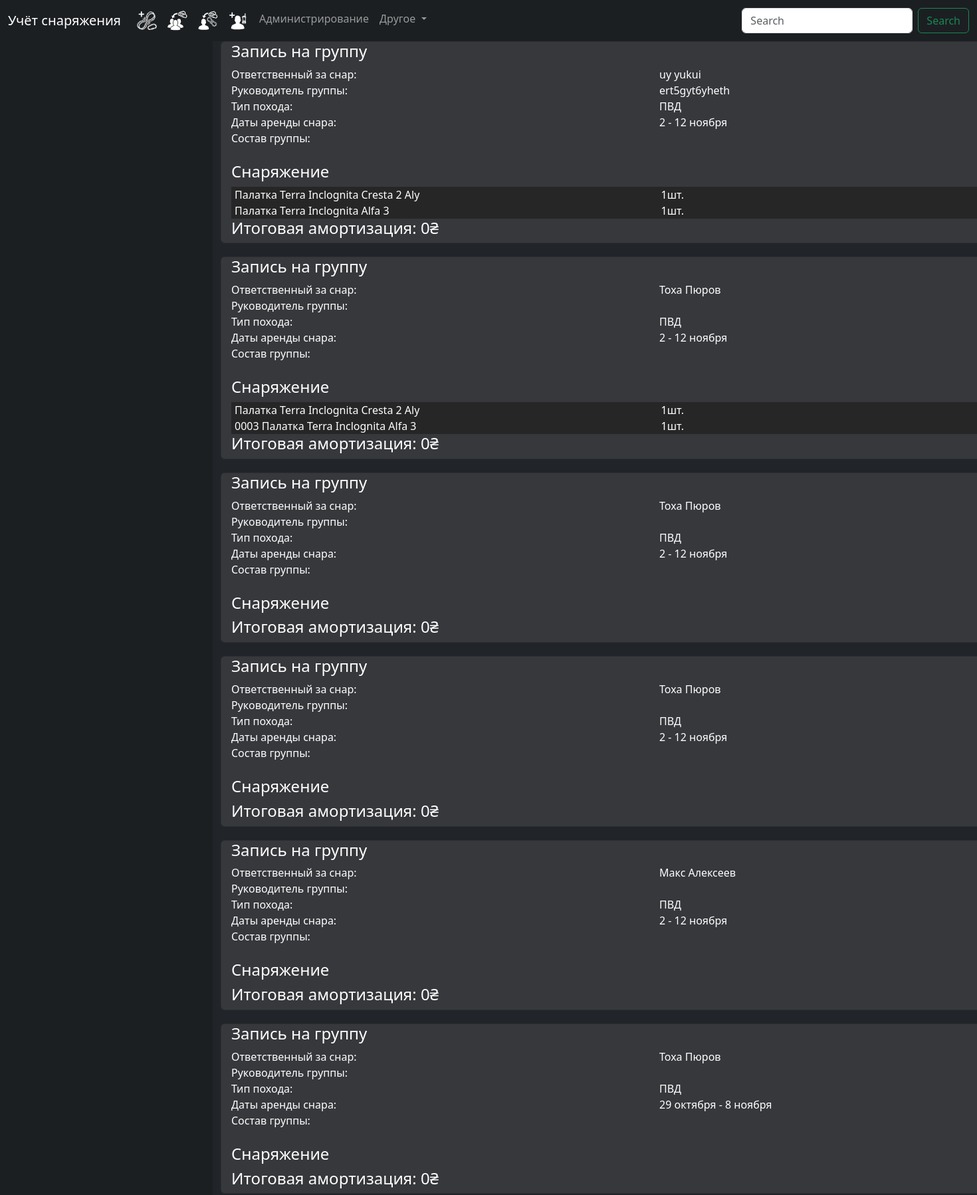
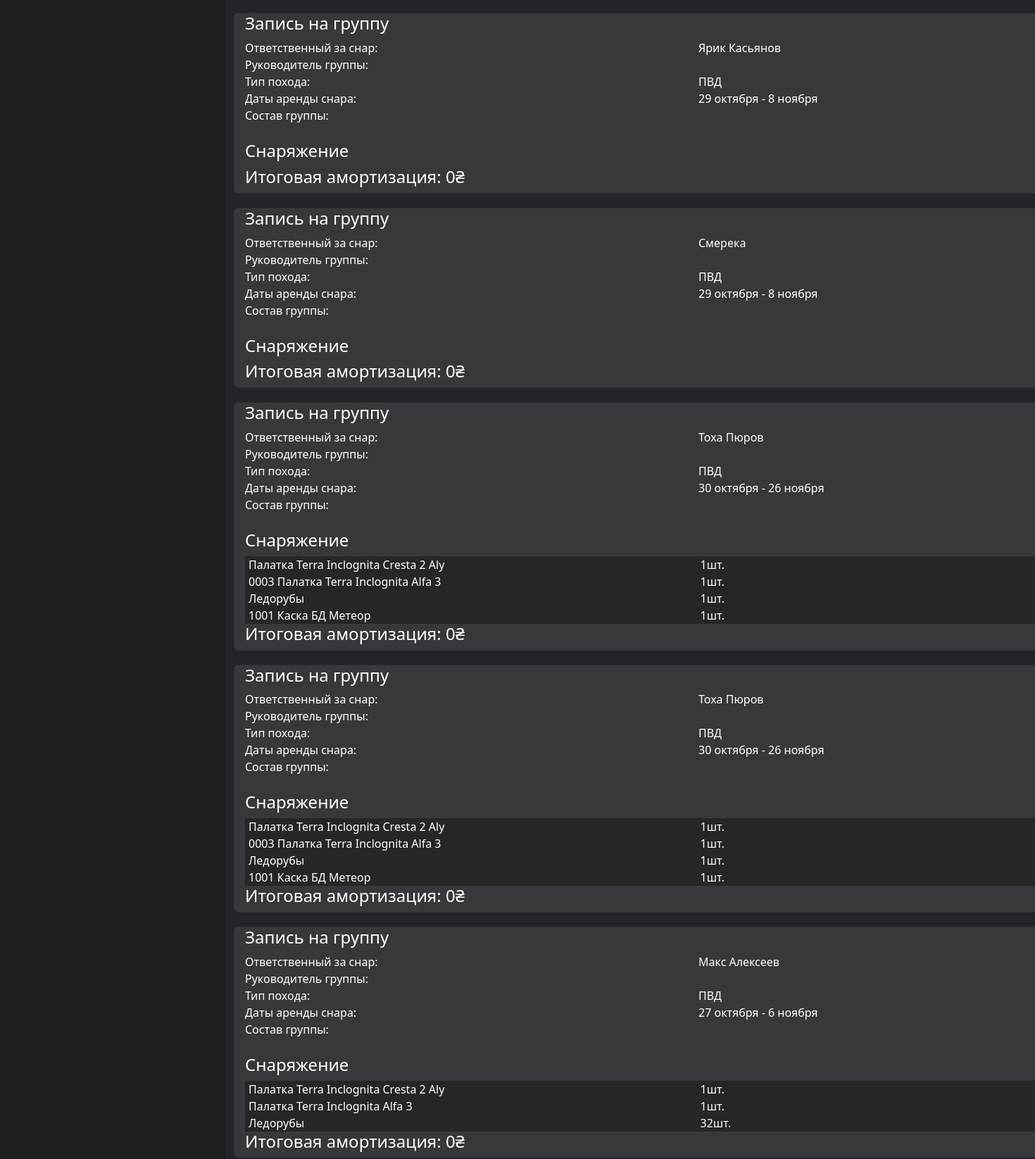
The page / (upper part) on the database its author committed (2 pictures, top to bottom).
### KaptyorkaApp/models.py (models this page shows)
class GroupAccounting(models.Model):
    lead_name = models.CharField(max_length=250, default='Смерека')
    type_of_hike = models.CharField(
        max_length=15, choices=TYPE_OF_HIKE, default="ПВД")
    responsible_person = models.ForeignKey(
        Contact, null=True, default=None, related_name="responsible_person", on_delete=models.CASCADE)
    group_members = models.CharField(
        max_length=1000, choices=TYPE_OF_HIKE, default="ПВД")
    start_date = models.DateField(default="2021-01-02")
    end_date = models.DateField(default="2021-01-02")
    equipment = models.ManyToManyField(Equipment)
    archived = models.BooleanField(default=False)

class Contact(models.Model):
    name = models.CharField(max_length=250, default='Смерека')
    is_club_member = models.BooleanField(default=False)
    phone_number = models.CharField(max_length=30, blank=True)

class RentedEquipment(models.Model):
    equipment = models.ForeignKey(Equipment, null=True, default=None, related_name="equipment", on_delete=models.CASCADE)
    amount = models.IntegerField(default=1, blank=True)
    type_of_accounting = models.CharField(max_length=15, choices=TYPE_OF_ACCOUNTING, default="GroupAccounting")
    user_accounting = models.ForeignKey(
        UserAccounting, null=True, default=None, on_delete=models.CASCADE)
    group_accounting = models.ForeignKey(
        GroupAccounting, null=True, default=None, on_delete=models.CASCADE)

class Equipment(models.Model):
    name = models.CharField(max_length=250, default='карабин')
    path = models.CharField(max_length=50, default='горное')
    unique = models.BooleanField(default=True)
    number = models.IntegerField(default=1, blank=True)
    price_per_day = models.IntegerField(default=0, blank=True)
    price = models.IntegerField(default=0, blank=True)
    price_for_members = models.IntegerField(default=0, blank=True)
    description = models.CharField(max_length=1000, default='', null=True)

### KaptyorkaApp/views.py (the view)
# urls.py: path("", HomePage.as_view(), name="home"),
class HomePage(View):
    def get(self, request):
        context = base_context(request, title='Home')
        group_accountings_list = list(GroupAccounting.objects.order_by("-id")[:30])
        group_accountings = list(map(lambda acc: (acc, beauty_date_interval(acc.start_date, acc.end_date), RentedEquipment.objects.filter(group_accounting = acc)), group_accountings_list))
        user_accountings_list = list(UserAccounting.objects.order_by("-id")[:30])
        user_accountings = list(map(lambda acc: (acc, beauty_date_interval(acc.start_date, acc.end_date), RentedEquipment.objects.filter(group_accounting = acc)), user_accountings_list))
        context["accountings"] = user_accountings+group_accountings
        return render(request, "home.html", context)

### KaptyorkaApp/views.py (called while the page is built)
def base_context(request, **args):
    context = {}
    user = request.user
    context['title'] = 'none'
    context['header'] = 'none'
    context['error'] = 0
    if args != None:
        for arg in args:
            context[arg] = args[arg]
    return context

def beauty_date_interval(date1: datetime, date2: datetime, show_year=False, show_if_this_year=False):
    months = ['января', 'февраля', 'марта', 'апреля', 'мая', 'июня',
              'июля', 'августа', 'сентября', 'октября', 'ноября', 'декабря']
    result = ''
    result += str(date1.day) + ' '
    if (date1.day, date1.month, date1.year) == (date2.day, date2.month, date2.year):
        result += months[date1.month-1]
    else:
        if date1.month == date2.month:
            result += '- '+str(date2.day) + ' ' + months[date1.month-1]
        else:
            result += months[date1.month-1]+' - ' + \
                str(date2.day) + ' '+months[date2.month-1]
    if show_year:
        if show_if_this_year:
            result+= ', '+str(date1.year)
        else:
            if date1.year != datetime.now().year:
                result+= ', '+str(date1.year)
    return result

### KaptyorkaApp/templates/home.html (shortened to what this page needs)
{% extends 'base.html' %}
{% block content %}
{% load static %}
<link rel="stylesheet" href="{% static 'css/form.css' %}" />
<link rel="stylesheet" href="{% static 'css/home.css' %}" />
<div>
    <div class="card-body">
        {% for acc in accountings %}
        <div class="card dark accounting-card">
            <h4>Запись на группу</h4>
            <div class="row">
                <div class="col">
                    <div>Ответственный за снар: </div>
                </div>
                <div class="col">
                    <div class="confirmation-data">{{ acc.0.responsible_person.name }}</div>
                </div>
            </div>
            <div class="row">
                <div class="col">
                    <div>Руководитель группы: </div>
                </div>
                <div class="col">
                    <div class="confirmation-data">{{ acc.0.lead_name }}</div>
                </div>
            </div>
            <div class="row">
                <div class="col">
                    <div>Тип похода: </div>
                </div>
                <div class="col">
                    <div class="confirmation-data">{{ acc.0.type_of_hike }}</div>
                </div>
            </div>
            <div class="row">
                <div class="col">
                    <div>Даты аренды снара: </div>
                </div>
                <div class="col">
                    <div class="confirmation-data">{{ acc.1 }}</div>
                </div>
            </div>
            <div class="row">
                <div class="col">
                    <div>Состав группы: </div>
                </div>
                <div class="col">
                </div>
            </div>
            <br>
            <h4>Снаряжение</h4>
            {% for eq in acc.2 %}
            <div class="col selectedEquipmentTable">
                <div class="row" id="CData`+ id + `">
                    <div class="col CDataMainCol">
                        {{ eq.equipment.name }}
                    </div>
                    <div class="col-sm CDataCol">
                        {{ eq.amount }}шт.
                    </div>
                </div>
            </div>
            {% endfor %}
            <div class="col">
                <h4 id="priceCDataField">Итоговая амортизация: 0₴</h4>
            </div>
        </div>
        {% endfor %}
    </div>
</div>
</div>
{% endblock %}

### KaptyorkaApp/static/css/base.css (style rules this page uses)
body { background-color: #1b1f22; }

### KaptyorkaApp/static/css/form.css (style rules this page uses)
.dark { background-color: #333333; color: white; }

### KaptyorkaApp/static/css/home.css (style rules this page uses)
.selectedEquipmentTable { background-color: #262626; padding-left: 5px; }
.accounting-card { background-color: #37383c; margin-bottom: 20px; padding-left: 15px; padding-right: 15px; }

### rows shown on the page
GroupAccounting: responsible_person.name "uy yukui", lead_name "ert5gyt6yheth", type_of_hike "ПВД", acc "2 - 12 ноября"
RentedEquipment: equipment.name "Палатка Terra Inclognita Cresta 2 Aly", amount "1"
RentedEquipment: equipment.name "Палатка Terra Inclognita Alfa 3", amount "1"
GroupAccounting: responsible_person.name "Тоха Пюров", type_of_hike "ПВД", acc "2 - 12 ноября"
RentedEquipment: equipment.name "Палатка Terra Inclognita Cresta 2 Aly", amount "1"
RentedEquipment: equipment.name "0003 Палатка Terra Inclognita Alfa 3", amount "1"
GroupAccounting: responsible_person.name "Тоха Пюров", type_of_hike "ПВД", acc "2 - 12 ноября"
GroupAccounting: responsible_person.name "Тоха Пюров", type_of_hike "ПВД", acc "2 - 12 ноября"
GroupAccounting: responsible_person.name "Макс Алексеев", type_of_hike "ПВД", acc "2 - 12 ноября"
GroupAccounting: responsible_person.name "Тоха Пюров", type_of_hike "ПВД", acc "29 октября - 8 ноября"
GroupAccounting: responsible_person.name "Ярик Касьянов", type_of_hike "ПВД", acc "29 октября - 8 ноября"
GroupAccounting: responsible_person.name "Смерека", type_of_hike "ПВД", acc "29 октября - 8 ноября"
GroupAccounting: responsible_person.name "Тоха Пюров", type_of_hike "ПВД", acc "30 октября - 26 ноября"
RentedEquipment: equipment.name "Палатка Terra Inclognita Cresta 2 Aly", amount "1"
RentedEquipment: equipment.name "0003 Палатка Terra Inclognita Alfa 3", amount "1"
RentedEquipment: equipment.name "Ледорубы", amount "1"
RentedEquipment: equipment.name "1001 Каска БД Метеор", amount "1"
GroupAccounting: responsible_person.name "Тоха Пюров", type_of_hike "ПВД", acc "30 октября - 26 ноября"
RentedEquipment: equipment.name "Палатка Terra Inclognita Cresta 2 Aly", amount "1"
RentedEquipment: equipment.name "0003 Палатка Terra Inclognita Alfa 3", amount "1"
RentedEquipment: equipment.name "Ледорубы", amount "1"
RentedEquipment: equipment.name "1001 Каска БД Метеор", amount "1"
GroupAccounting: responsible_person.name "Макс Алексеев", type_of_hike "ПВД", acc "27 октября - 6 ноября"
RentedEquipment: equipment.name "Палатка Terra Inclognita Cresta 2 Aly", amount "1"
RentedEquipment: equipment.name "Палатка Terra Inclognita Alfa 3", amount "1"
RentedEquipment: equipment.name "Ледорубы", amount "32"
